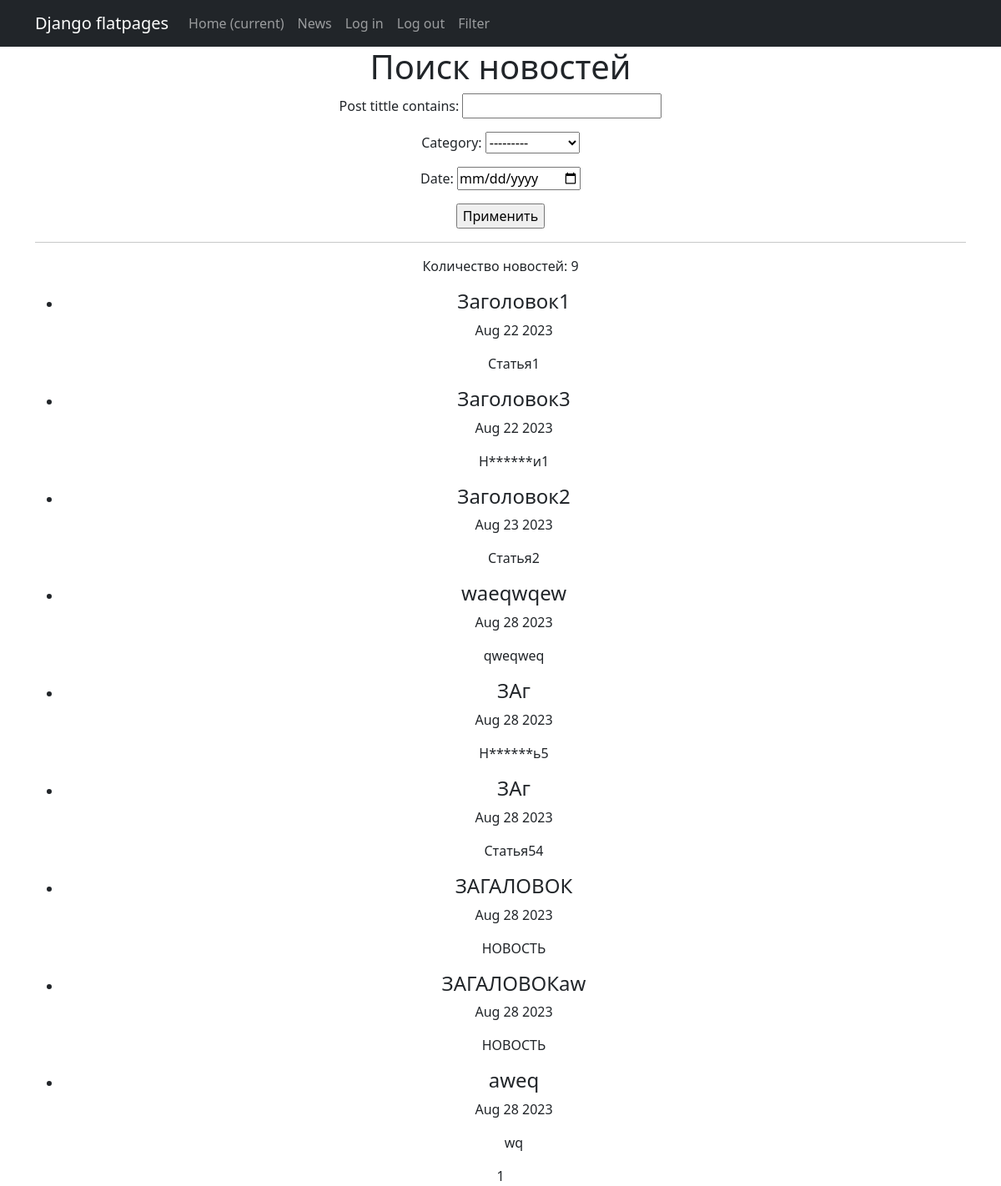
The app's page /search/ (signed in), older data.
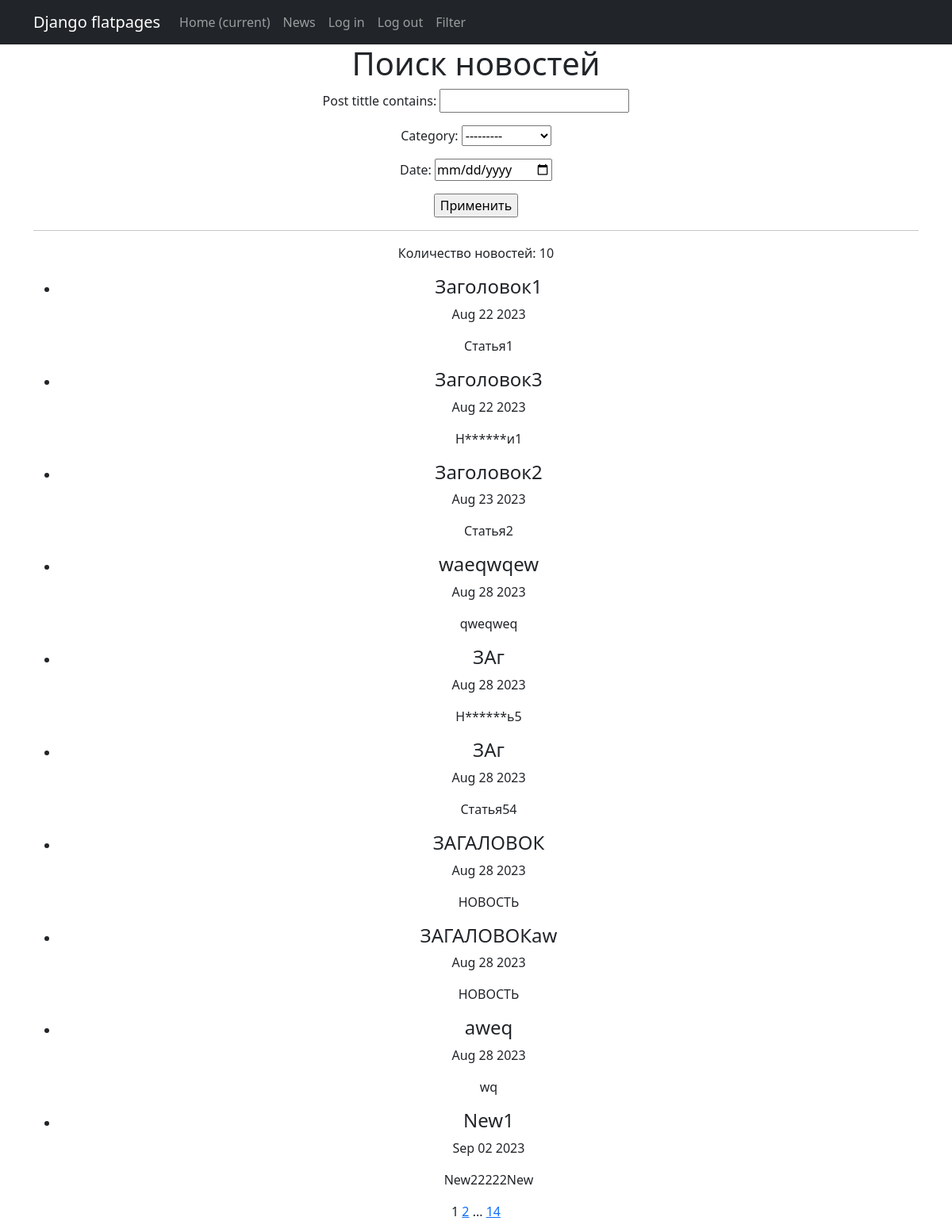
The same page, newer data.
### news/models.py (models this page shows, shortened)
class Post(models.Model):
    post_select = models.BooleanField(default=False)
    post_dt = models.DateTimeField(auto_now_add=True)
    post_tittle = models.CharField(max_length=60)
    post_text = models.TextField()
    post_rating = models.IntegerField(default=0)
    author = models.ForeignKey(Author, on_delete=models.CASCADE)
    category = models.ManyToManyField(Category, through='PostCategory')

### news/views.py (the view)
# urls.py: path('search/', NewsSearch.as_view()),
@method_decorator(login_required, name='dispatch')
class NewsSearch(ListView):
    model = Post
    ordering = 'post_dt'
    template_name = 'search.html'
    context_object_name = 'news_search'
    paginate_by = 10
    def get_queryset(self):
        queryset = super().get_queryset()
        self.filterset = NewsFilter(self.request.GET, queryset)
        return self.filterset.qs
    def get_context_data(self, **kwargs):
        context = super().get_context_data(**kwargs)
        context['filterset'] = self.filterset
        return context

### news/templatetags/custom_filters.py (called while the page is built)
@register.filter()
def censor(value):
    if isinstance(value, str):
        for i in CENSOR_SYMBOLS:
            censored_value = i[0] + '*' * (len(i))
            value = value.replace(i, censored_value)
    return f'{value}'

### news/templatetags/custom_tags.py (called while the page is built)
@register.simple_tag(takes_context=True)
def url_replace(context, **kwargs):
   d = context['request'].GET.copy()
   for k, v in kwargs.items():
       d[k] = v
   return d.urlencode()

### templates/search.html (shortened to what this page needs)
{% extends 'flatpages/default.html' %}
{% load custom_filters %}
{% load custom_tags %}
{% block content %}
   <h1>Поиск новостей</h1>
    <form action="" method="get">
       {{ filterset.form.as_p }}
       <input type="submit" value="Применить" />
   </form>
   <hr>
   <p>Количество новостей: {{ news_search | length }}</p>
   {% if news_search %}
       <ul>
           {% for new1 in news_search %}
           <li>
               <h4>{{ new1.post_tittle|censor }}</h4>
               <p>{{ new1.post_dt|date:'M d Y' }}</p>
               <p>{{ new1.post_text|censor|truncatechars:20 }}</p>
           </li>
           {% endfor %}
       </ul>
   {% else %}
       <h2>Постов нет!</h2>
   {% endif %}
   {{ page_obj.number }}
   {% if page_obj.has_next %}
       <a href="?{% url_replace page=page_obj.next_page_number %}">{{ page_obj.next_page_number }}</a>
       {% if paginator.num_pages != page_obj.next_page_number %}
           ...
           <a href="?{% url_replace page=page_obj.paginator.num_pages %}">{{ page_obj.paginator.num_pages }}</a>
       {% endif %}
   {% endif %}
{% endblock content %}

Row changes from the older to the newer data that the page shows:
added Post: post_tittle|censor "New1", post_dt "Sep 02 2023", post_text|censor "New22222New"
Text that changed along with them:
{{ news_search | length }}: "9" → "10"
{{ page_obj.next_page_number }}: (not shown) → "2"
{{ page_obj.paginator.num_pages }}: (not shown) → "14"
